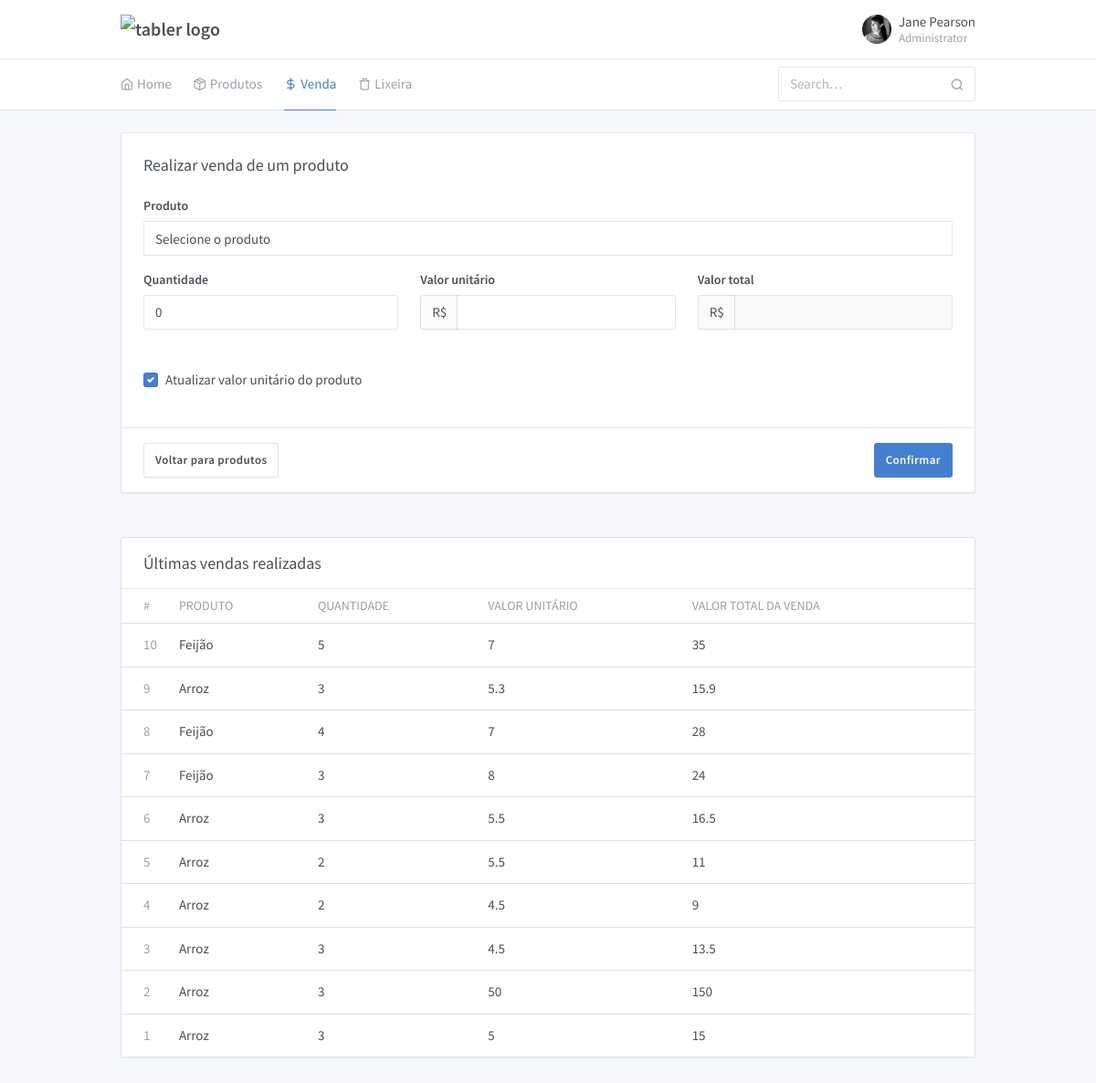
The page /form-venda.php on the database its author committed.
### tables this page shows
CREATE TABLE `vendas` (
  `id` int(11) NOT NULL,
  `produto` varchar(50) NOT NULL,
  `quantidade` int(10) NOT NULL,
  `valor_unitario` float NOT NULL,
  `valor_total_venda` float NOT NULL
);

### form-venda.php (the view, shortened to what this page needs)
<?php require_once 'app/core/vendas.php' ?>
<!doctype html>
<html lang="en" dir="ltr">
  <head>
    <link rel="stylesheet" href="https://maxcdn.bootstrapcdn.com/font-awesome/4.7.0/css/font-awesome.min.css">
    <link href="./assets/css/dashboard.css" rel="stylesheet" />
    <link href="./assets/plugins/charts-c3/plugin.css" rel="stylesheet" />
    <link href="./assets/plugins/maps-google/plugin.css" rel="stylesheet" />
  </head>
  <body class="">
    <div class="page">
      <div class="page-main">
        <div class="header py-4">
          <div class="container">
            <div class="d-flex">
              <a class="header-brand" href="./index.php">
                <img src="./demo/brand/tabler.svg" class="header-brand-img" alt="tabler logo">
              </a>
              <div class="d-flex order-lg-2 ml-auto">
                <div>
                  <a href="#" class="nav-link pr-0 leading-none" data-toggle="dropdown">
                    <span class="avatar" style="background-image: url(./demo/faces/female/25.jpg)"></span>
                    <span class="ml-2 d-none d-lg-block">
                      <span class="text-default">Jane Pearson</span>
                      <small class="text-muted d-block mt-1">Administrator</small>
                    </span>
                  </a>
                </div>
              </div>
            </div>
          </div>
        </div>
        <div class="header collapse d-lg-flex p-0" id="headerMenuCollapse">
          <div class="container">
            <div class="row align-items-center">
              <div class="col-lg-3 ml-auto">
                <form class="input-icon my-3 my-lg-0">
                  <input type="search" class="form-control header-search" placeholder="Search&hellip;" tabindex="1">
                  <div class="input-icon-addon">
                  </div>
                </form>
              </div>
              <div class="col-lg order-lg-first">
                <ul class="nav nav-tabs border-0 flex-column flex-lg-row">
                  <li class="nav-item">
                    <a href="./index.php" class="nav-link"><i class="fe fe-home"></i> Home</a>
                  </li>
		  <li class="nav-item">
                    <a href="./produtos.php" class="nav-link"><i class="fe fe-package"></i> Produtos</a>
                  </li>
		  <li class="nav-item">
                    <a href="./form-produto.php" class="nav-link active"><i class="fe fe-dollar-sign"></i> Venda</a>
                  </li>
		  <li class="nav-item">
                    <a href="./produtos-excluidos.php" class="nav-link"><i class="fe fe-trash"></i> Lixeira</a>
                  </li>
                </ul>
              </div>
            </div>
          </div>
        </div>
        <div class="my-3 my-md-5">
          <div class="container">
            <div class="row">
            <div class="col-lg-12">
              <form class="card" action="app/core/vendas.php" method="POST">
                <div class="card-body">
                  <h3 class="card-title">Realizar venda de um produto</h3>
                  <div class="row">
		    <div class="col-md-12">
                      <div class="form-group">
                      <?php
                        $mysqli = new mysqli('localhost', 'root', '', 'areacentral') or die(mysqli_error($mysqli));
                      ?>
                        <label class="form-label">Produto</label>
                        <select class="form-control custom-select" name="produto">
                          <option> Selecione o produto</option>
                        </select>
                      </div>
                    </div>
                    <div class="col-sm-6 col-md-4">
                      <div class="form-group">
                        <label class="form-label">Quantidade</label>
                        <input type="number" class="form-control" name="quantidade" placeholder="Digite aqui a quantidade" value="0">
                      </div>
                    </div>
                    <div class="col-sm-6 col-md-4">
                      <div class="form-group">
                        <label class="form-label">Valor unitário</label>
                        <div class="input-group">
                          <span class="input-group-prepend">
                            <span class="input-group-text">R$</span>
                          </span>
                          <input type="text" name="valor_unitario" class="form-control text-right" aria-label="Valor">
                        </div>
                      </div>
                    </div>
                    <div class="col-sm-6 col-md-4">
                      <div class="form-group">
                        <label class="form-label">Valor total</label>
                        <div class="input-group">
                          <span class="input-group-prepend">
                            <span class="input-group-text">R$</span>
                          </span>
                          <input name="valor_total" type="text" class="form-control text-right" aria-label="Valor" readonly title="Este campo não pode ser alterado">
                        </div>
                      </div>
                    </div>
                    <div class="col-sm-6 col-md-12">
                      <div class="form-group">
                        <div class="form-label">&nbsp;</div>
                        <div class="custom-controls-stacked">
                          <label class="custom-control custom-checkbox">
                            <span class="custom-control-label">Atualizar valor unitário do produto</span>
                          </label>
			</div>
                      </div>
                    </div>
                  </div>
                </div>
                <div class="card-footer text-left" style="display: flex; justify-content: space-between">
		  <div>
		    <a href="./produtos.php" class="btn btn-secondary">Voltar para produtos</a>
		  </div>
		  <div>
		    <button type="submit" name="cadastrar_venda" class="btn btn-primary">Confirmar</button>
		  </div>
                </div>
              </form>
            </div>
          </div>
        </div>
      </div>
	<div class="my-3 my-md-5">
          <div class="container">
            <div class="row row-cards row-deck">
              <div class="col-12">
                <div class="card">
                  <div class="card-header">
                    <h3 class="card-title">Últimas vendas realizadas</h3>
                  </div>
                  <div class="table-responsive">
                    <table class="table card-table table-vcenter text-nowrap">
                      <thead>
                        <tr>
                          <th class="w-1">#</th>
                          <th>Produto</th>
                          <th>Quantidade</th>
                          <th>Valor unitário</th>
                          <th>Valor total da venda</th>
                        </tr>
                      </thead>
                      <tbody>
                      <?php
                        $mysqli = new mysqli('localhost', 'root', '', 'areacentral') or die(mysqli_error($mysqli));
                        $result = $mysqli->query("SELECT * FROM vendas ORDER BY id DESC") or die ($mysqli->error);
                      ?>
                      <?php while($row = $result->fetch_assoc()):  ?>
                        <tr>
                          <td><span class="text-muted"><?php echo $row['id']; ?></span></td>
                          <td><?php echo $row['produto']; ?></td>
                          <td>
                            <?php echo $row['quantidade']; ?>
                          </td>
                          <td>
                            <?php echo $row['valor_unitario']; ?>
                          </td>
                          <td>
                          <?php echo $row['valor_total_venda']; ?>
                          </td>
                        </tr>
                      <?php endwhile; ?>
                      </tbody>
                    </table>
                  </div>
                </div>
              </div>
            </div>
          </div>
        </div>
    </div>
  </div>
</body>
</html>

### rows shown on the page
vendas: id "10", produto "Feijão", quantidade "5", valor_unitario "7", valor_total_venda "35"
vendas: id "9", produto "Arroz", quantidade "3", valor_unitario "5.3", valor_total_venda "15.9"
vendas: id "8", produto "Feijão", quantidade "4", valor_unitario "7", valor_total_venda "28"
vendas: id "7", produto "Feijão", quantidade "3", valor_unitario "8", valor_total_venda "24"
vendas: id "6", produto "Arroz", quantidade "3", valor_unitario "5.5", valor_total_venda "16.5"
vendas: id "5", produto "Arroz", quantidade "2", valor_unitario "5.5", valor_total_venda "11"
vendas: id "4", produto "Arroz", quantidade "2", valor_unitario "4.5", valor_total_venda "9"
vendas: id "3", produto "Arroz", quantidade "3", valor_unitario "4.5", valor_total_venda "13.5"
vendas: id "2", produto "Arroz", quantidade "3", valor_unitario "50", valor_total_venda "150"
vendas: id "1", produto "Arroz", quantidade "3", valor_unitario "5", valor_total_venda "15"
